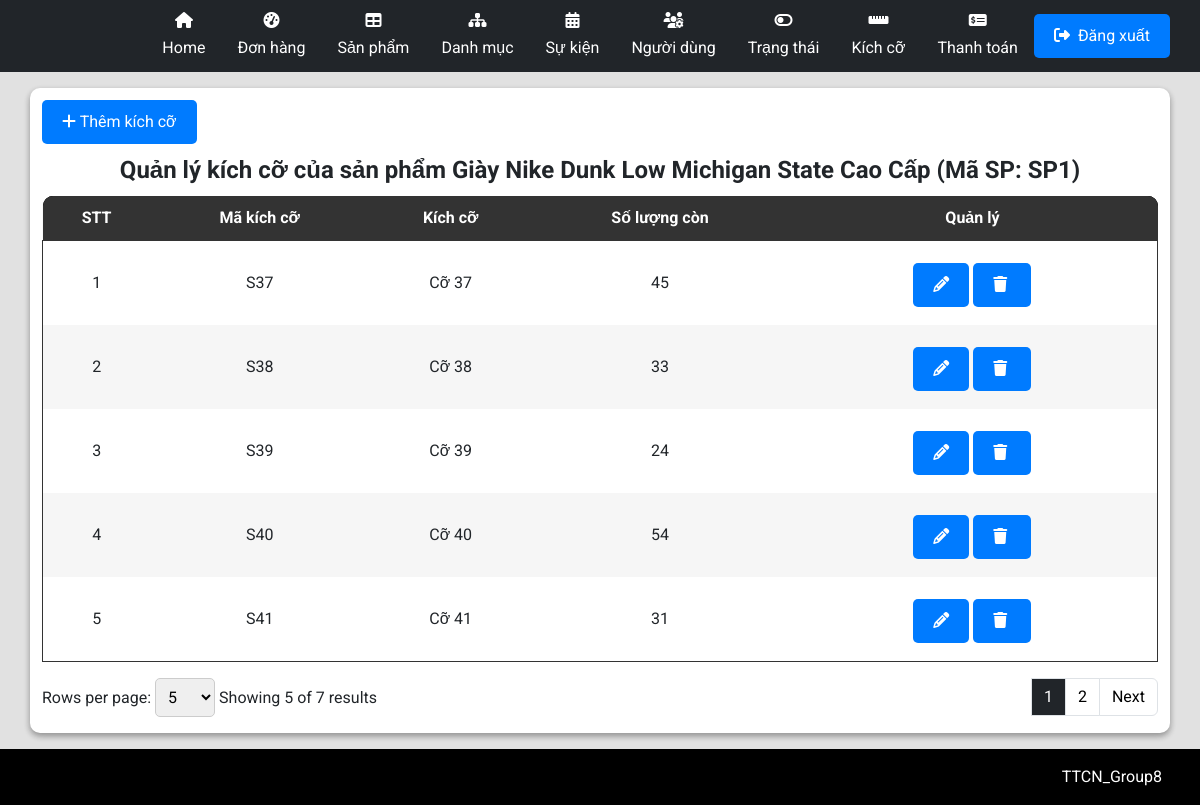
Page /admin/AdminIndex.php?workingPage=productSize&productId=7f0f5819-7962-401c-b98f-5d7bfd92a001 (signed in) on the committed database.
### tables this page shows
create table tbl_product (
  id varchar(150) primary key not null,
  code varchar(1200),
  name varchar(1200),
  description LONGTEXT,
  price float,
  createDate datetime,
  category_id varchar(1150) not null,
  event_id varchar(1150)
);

create table tbl_product_size (
  product_id varchar(150) not null,
  size_id varchar(150) not null,
  quantity int,
  primary key (product_id, size_id)
);

create table tbl_size (
  id varchar(150) primary key not null,
  code varchar(200),
  name varchar(200),
  description LONGTEXT
);

### admin/pages/ProductSize/ProductSizeIndex.php (shortened to what this page needs)
<link rel="stylesheet" href="./styles/EventStyles.css">
<?php
$productId = '';
$productName = "";
$productCode = "";
if (isset($_GET['productId'])) {
    $productId = $_GET['productId'];
}
$getTableDataSql = "SELECT *FROM tbl_product WHERE id = '$productId'";
$tableData = mysqli_query($connect, $getTableDataSql);
while ($row = mysqli_fetch_array($tableData)) {
    $productName = $row['name'];
    $productCode = $row['code'];
}
?>
<?php
$countAllSql = "SELECT * FROM tbl_product_size WHERE product_id = '$productId'";
$total_records = mysqli_num_rows(mysqli_query($connect, $countAllSql));
$pageIndex = isset($_GET['page']) ? $_GET['page'] : 1;
$pageSize = isset($_GET['limit']) ? $_GET['limit'] : 5;
$total_page = ceil($total_records / $pageSize);
$start = ($pageIndex - 1) * $pageSize;
$getTableDataSql = "SELECT * FROM tbl_product_size WHERE product_id = '$productId'
    LIMIT $start, $pageSize";
$tableData = mysqli_query($connect, $getTableDataSql);
?>
<div class="text-left flex justify-between">
    <button type="button" class="btn btn-primary mb-2 mt-3" data-bs-toggle="modal" data-bs-target="#addProductSizeModal">
        <i class="fa-solid fa-plus"></i>
        Thêm kích cỡ
    </button>
</div>
<div class="container p-0">
    <table class="w-100">
        <legend class="text-center"><b>Quản lý kích cỡ của sản phẩm <?php echo $productName; ?> <?php if (trim($productCode) != "") echo '(Mã SP: ' . trim($productCode) . ')'; ?> </b></legend>
        <thead class="table-head w-100">
            <tr class="table-heading">
                <th class="noWrap">STT</th>
                <th class="noWrap">Mã kích cỡ</th>
                <th class="noWrap">Kích cỡ</th>
                <th class="noWrap">Số lượng còn</th>
                <th class="noWrap">Quản lý</th>
            </tr>
        </thead>
        <tbody class="table-body">
            <?php
            $displayOrder = 0;
            while ($row = mysqli_fetch_array($tableData)) {
                $displayOrder++;
                $getSizeSQL = "SELECT * FROM tbl_size WHERE id = '$row[size_id]';";
                $sizeData = mysqli_query($connect, $getSizeSQL);
                $sizeCode = '';
                $sizeName = '';
                while ($sizeRow = mysqli_fetch_array($sizeData)) {
                    $sizeCode = $sizeRow['code'];
                    $sizeName = $sizeRow['name'];
                }
            ?>
                <tr>
                    <td>
                        <?php echo  $displayOrder + ($pageIndex - 1) * $pageSize; ?>
                    </td>
                    <td>
                        <?php echo $sizeCode; ?>
                    </td>
                    <td>
                        <?php echo $sizeName; ?>
                    </td>
                    <td>
                        <?php echo $row['quantity']; ?>
                    </td>
                    <td>
                        <div style="min-width: 150px;">
                            <button type="button" class="btn btn-primary mb-2 mt-3 con-tooltip top" data-bs-toggle="modal" data-bs-target="#editPopup_<?php echo $row['product_id']; ?>_<?php echo $row['size_id']; ?>">
                                <i class="fa-solid fa-pencil"></i>
                            </button>
                            <button type="button" class="btn btn-primary mb-2 mt-3 con-tooltip top" data-bs-toggle="modal" data-bs-target="#confirmDeletePopup_<?php echo $row['product_id']; ?>_<?php echo $row['size_id']; ?>">
                                <i class="fa-solid fa-trash mr-1"></i>
                            </button>
                        </div>
                    </td>
                </tr>
            <?php
            }
            ?>
        </tbody>
    </table>
    <form action="" method="GET">
        <nav class="row py-2" aria-label="Page navigation example">
            <div class="paganation-infor col py-2">
                <form action="" method="GET">
                    <label for="limitSelect">Rows per page:</label>
                    <select name="limit" id="limitSelect" onchange="updatePageAndLimit()">
                        <option value="5" <?php if ($pageSize == 5) echo 'selected'; ?>>5</option>
                    </select>
                </form>
                <label class="mr-4">Showing
                    <?php
                    echo $pageSize . " of " . $total_records . " results";
                    ?>
                </label>
            </div>
            <ul class="m-0 pagination justify-content-end py-2 col">
                <?php
                for ($i = 1; $i <= $total_page; $i++) {
                    if ($i == $pageIndex) {
                        echo '<li class="page-item light">
                        <span name="page" class="page-link text-reset text-white bg-dark" href="?workingPage=productSize&limit=' . ($pageSize) . '&page=' . ($i) . '"> ' . ($i) . ' </span>
                        </li>';
                    } else {
                        echo '<li class="page-item light">
                        <a name="page" class="page-link text-reset text-black" href="?workingPage=productSize&limit=' . ($pageSize) . '&page=' . ($i) . '"> ' . ($i) . ' </a>
                        </li>';
                    }
                }
                ?>
                <?php
                if ($pageIndex < $total_page && $total_page > 1) {
                    echo '<li class="page-item light">
                    <a name="page" class="page-link text-reset text-black" aria-label="Next" href="?workingPage=productSize&limit=' . ($pageSize) . '&page=' . ($pageIndex + 1) . '">
                    Next
                    </a>
                    </li>';
                }
                ?>
            </ul>
    </form>
</div>

### admin/styles/AdminStyles.css (style rules this page uses)
body { display: flex; flex-direction: column; }

### common/css/CommonStyle.css (style rules this page uses)
html { padding: unset; margin: unset; box-sizing: border-box; scroll-behavior: smooth; }
body { min-height: 100vh; }
:root { --pr-color: rgb(62, 148, 163); }
.m-0 { margin: 0 !important; }
.p-0 { padding: 0 !important; }
.mr-1 { margin-right: 4px !important; }
.mb-2 { margin-bottom: 8px !important; }
.py-2 { padding-top: 8px !important; padding-bottom: 8px !important; }
.mt-3 { margin-top: 12px !important; }
.mr-4 { margin-right: 16px !important; }
.w-100 { width: 100% !important; }
.flex { display: flex; }
.justify-between { justify-content: space-between; }
.text-center { text-align: center; }
.text-white { color: #fff !important; }
.text-black { color: #000 !important; }
.con-tooltip { position: relative; background: #F2D1C9; border-radius: 9px; display: inline-block; transition: all 0.3s ease-in-out; cursor: default; }

### admin/styles/EventStyles.css (style rules this page uses)
* { padding: 0; margin: 0; box-sizing: border-box; }
table { border-radius: 10px; }
.container { width: 100%; }
.table-head { color: white; background-color: #000; }
.table-head .table-heading { background-color: #000; color: white; }
.table-head .table-heading th:first-child { border-top-left-radius: 10px; }
.table-head .table-heading th:last-child { border-top-right-radius: 10px; }
.table-heading { border-radius: 10px; }
.table-head th { padding: 10px; text-align: center; }
.table-head, .table-body { border-collapse: collapse; }
.table-body { border: 1px solid #333; }
.table-body, .table-body tr { background-color: #fff; }
.table-body td { text-align: center; }
.table-body tr:nth-child(2n + 2) { background-color: #f6f6f6; }
table { border-collapse: collapse; background-color: #f8f8f8; }
th, td { padding: 10px; text-align: left; }
th { background-color: #333; color: white; }
.btn-primary { background-color: #007bff; color: white; padding: 10px 20px; border: none; border-radius: 5px; cursor: pointer; }
.noWrap { white-space: nowrap; }
select, option { width: 60px; padding: 8px; border: 1px solid #ccc; border-radius: 5px; }

### rows in the picture
tbl_product: name "Giày Nike Dunk Low Michigan State Cao Cấp", code "SP1"
tbl_product_size: pageSize "1", size.code "S37", size.name "Cỡ 37", quantity "45"
tbl_product_size: pageSize "2", size.code "S38", size.name "Cỡ 38", quantity "33"
tbl_product_size: pageSize "3", size.code "S39", size.name "Cỡ 39", quantity "24"
tbl_product_size: pageSize "4", size.code "S40", size.name "Cỡ 40", quantity "54"
tbl_product_size: pageSize "5", size.code "S41", size.name "Cỡ 41", quantity "31"

### other values in the picture
$pageSize "5"
$total_records "7"
